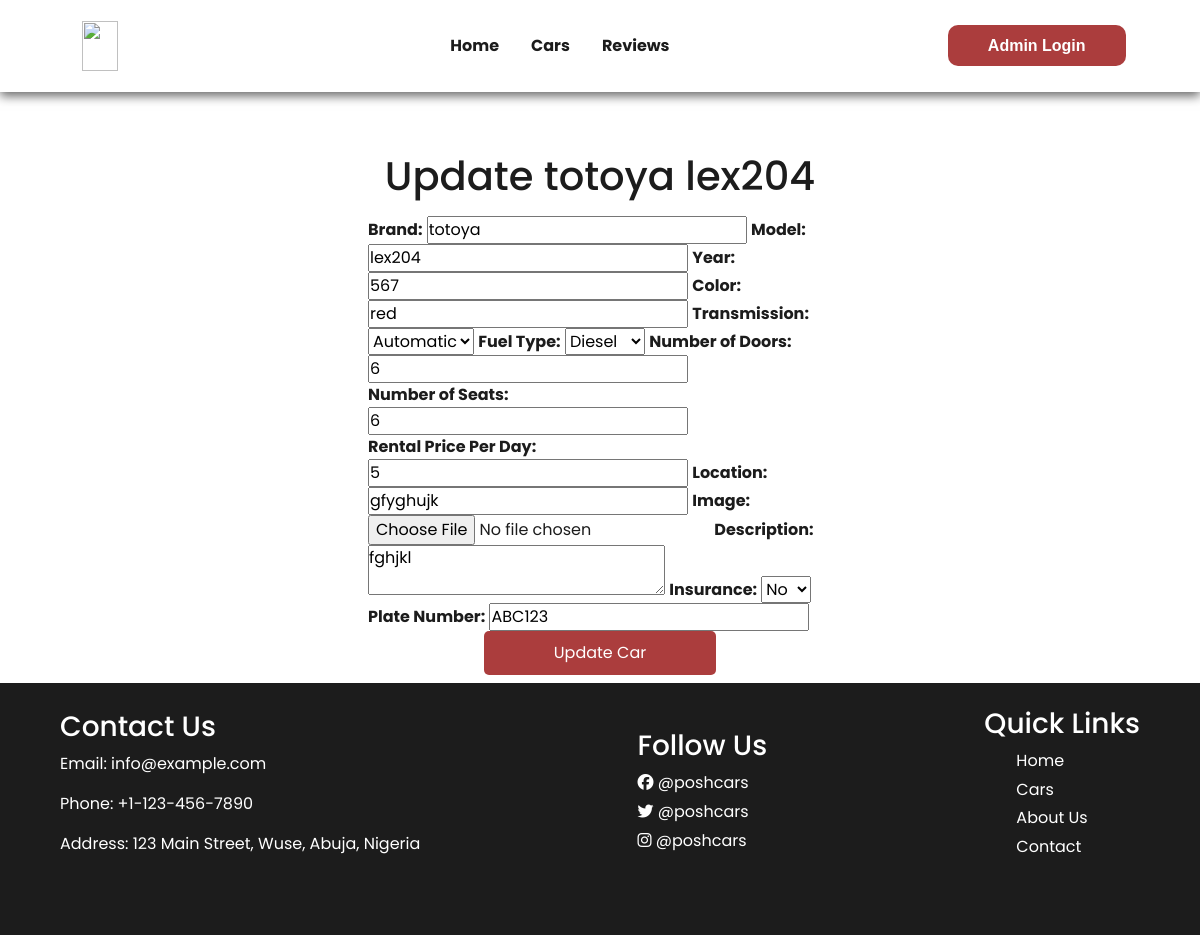
The page /update/1 on the database as committed earlier.
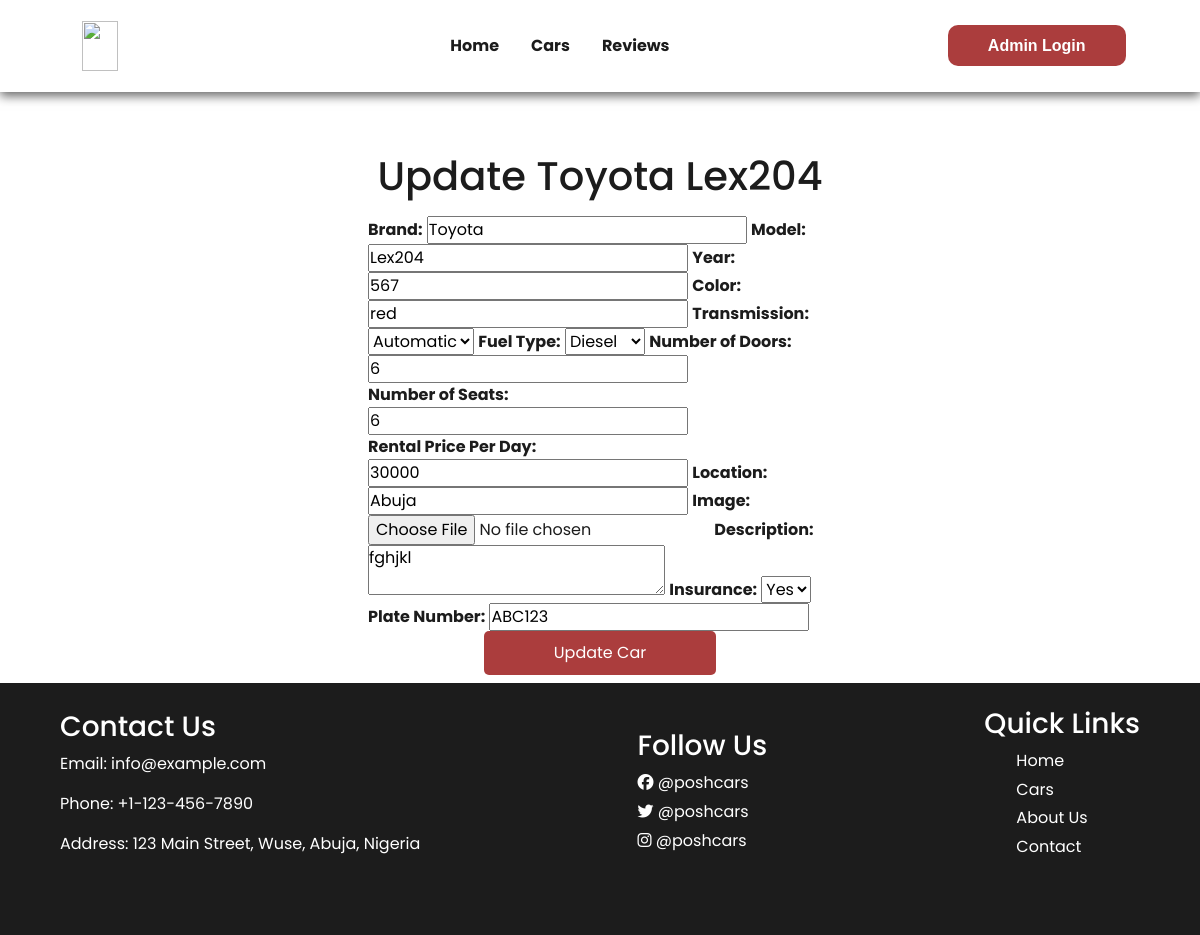
The same page on the database as committed later.
### poshcars/models.py (models this page shows, shortened)
class Car(models.Model):
    TRANSMISSION_CHOICES = [
        ('Automatic', 'Automatic'),
        ('Manual', 'Manual'),
    ]
    FUEL_CHOICES = [
        ('Petrol', 'Petrol'),
        ('Diesel', 'Diesel'),
        ('Electric', 'Electric'),
        ('Hybrid', 'Hybrid'),
    ]
    brand = models.CharField(max_length=50)
    user = models.ForeignKey(User, on_delete=models.CASCADE)
    model = models.CharField(max_length=100)
    year = models.PositiveIntegerField()
    color = models.CharField(max_length=50)
    transmission = models.CharField(max_length=20, choices=TRANSMISSION_CHOICES)
    fuel_type = models.CharField(max_length=20, choices=FUEL_CHOICES)
    number_of_doors = models.PositiveIntegerField()
    number_of_seats = models.PositiveIntegerField()
    rental_price_per_day = models.PositiveIntegerField()
    location = models.CharField(max_length=200)
    availability = models.BooleanField(null=True ,default=True)
    image = models.ImageField(upload_to='media')
    description = models.TextField()
    insurance = models.BooleanField()
    verified = models.BooleanField(default=False)
    plate_number= models.CharField(max_length=100)

### poshcars/views.py (the view, shortened to what this page needs)
# urls.py: path('update/<int:car_id>', Update, name='update'),
def Update(request, car_id):
    car = get_object_or_404(Car, id=car_id)
    return render(request, 'poshcars/update.html', {'car': car})

### poshcars/templates/poshcars/update.html (shortened to what this page needs)
{%extends 'poshcars/base.html' %}
{%load static%}
{%block content%}
<h1 class="update-car-heading">Update {{ car.brand }} {{ car.model }} </h1>
<div class="mx-auto p-2" style="width: 40%;">
<form method="post" enctype="multipart/form-data">
    <label for="brand">Brand:</label>
    <input type="text" id="brand" name="brand" value="{{ car.brand }}" required>
    <label for="model">Model:</label>
    <input type="text" id="model" name="model" value="{{ car.model }}" required>
    <label for="year">Year:</label>
    <input type="number" id="year" name="year" value="{{ car.year }}" required>
    <label for="color">Color:</label>
    <input type="text" id="color" name="color" value="{{ car.color }}" required>
    <label for="transmission">Transmission:</label>
    <select id="transmission" name="transmission" required>
        <option value="Automatic" {% if car.transmission == "Automatic" %} selected {% endif %}>Automatic</option>
    </select>
    <label for="fuel_type">Fuel Type:</label>
    <select id="fuel_type" name="fuel_type" required>
        <option value="Diesel" {% if car.fuel_type == "Diesel" %} selected {% endif %}>Diesel</option>
    </select>
    <label for="number_of_doors">Number of Doors:</label>
    <input type="number" id="number_of_doors" name="number_of_doors" value="{{ car.number_of_doors }}" required>
    <label for="number_of_seats">Number of Seats:</label>
    <input type="number" id="number_of_seats" name="number_of_seats" value="{{ car.number_of_seats }}" required>
    <label for="rental_price_per_day">Rental Price Per Day:</label>
    <input type="number" id="rental_price_per_day" name="rental_price_per_day" value="{{ car.rental_price_per_day }}" required>
    <label for="location">Location:</label>
    <input type="text" id="location" name="location" value="{{ car.location }}" required>
    <label for="image">Image:</label>
    <input type="file" id="image" name="image" accept="image/*">
    <label for="description">Description:</label>
    <textarea id="description" name="description" required>{{ car.description }}</textarea>
    <label for="insurance">Insurance:</label>
    <select id="insurance" name="insurance" required>
        <option value=True {% if car.insurance %} selected {% endif %}>Yes</option>
        <option value=False {% if not car.insurance %} selected {% endif %}>No</option>
    </select>
    <label for="plate_number">Plate Number:</label>
    <input type="text" id="plate_number" name="plate_number" value="{{ car.plate_number }}" required>
   <div class="text-center">
    <button type="submit" class="update-car-btn">Update Car</button>
   </div>
</form>
    </div>
{%endblock%}

Rows that differ between the two databases and show on the page:
changed Car "red": brand "totoya" → "Toyota"; model "lex204" → "Lex204"; rental_price_per_day "5" → "30000"; location "gfyghujk" → "Abuja"; insurance "No" → "Yes"
